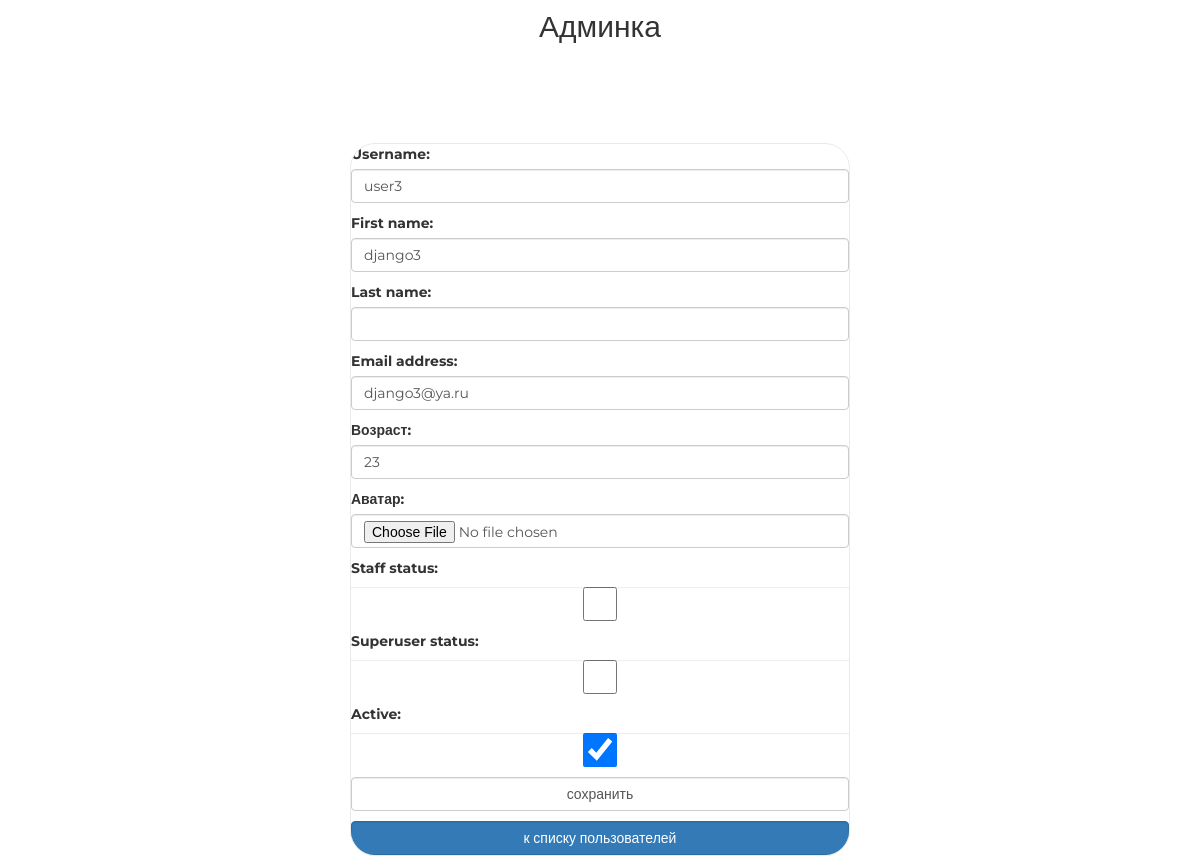
/myadmin/user/update/4/ (signed in), run on an earlier commit of the app's database.
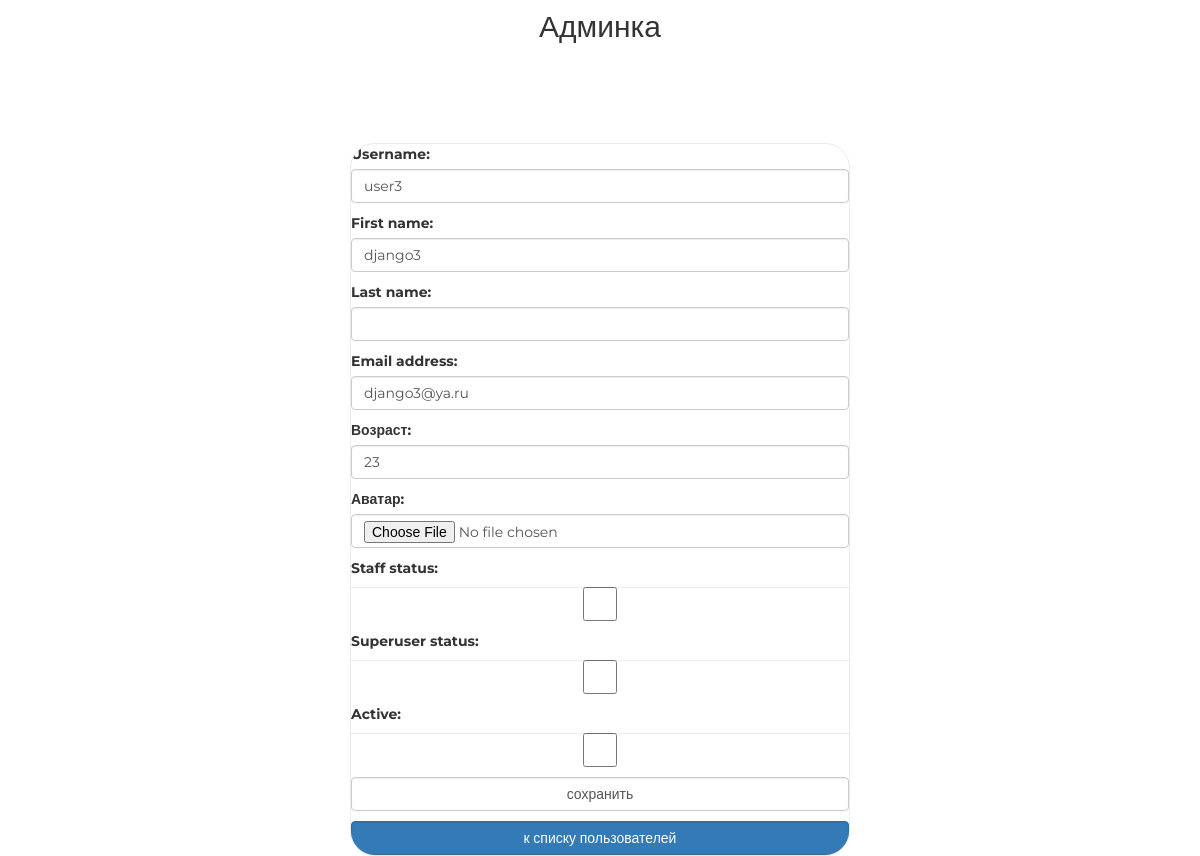
And on a later commit of the database.
### authapp/models.py (models this page shows, shortened)
class ShopUser(AbstractUser):
    age = models.PositiveIntegerField('возраст', null=True)
    avatar = models.ImageField('аватар', upload_to='avatars', blank=True)

### adminapp/views.py (the view)
# urls.py: path('user/update/<int:user_pk>/', adminapp.user_update, name='user_update'),
@user_passes_test(lambda x: x.is_superuser)
def user_update(request, user_pk):
    user = get_object_or_404(get_user_model(), pk=user_pk)
    if request.method == 'POST':
        user_form = AdminShopUserUpdateForm(request.POST, request.FILES, instance=user)
        if user_form.is_valid():
            user_form.save()
            return HttpResponseRedirect(reverse('myadmin:index'))
    else:
        user_form = AdminShopUserUpdateForm(instance=user)
    context = {
        'page_title': 'админка/пользователи/редактирование',
        'form': user_form
    }
    return render(request, 'adminapp/user_update.html', context)

### adminapp/forms.py (shortened to what this page needs)
class AdminShopUserUpdateForm(UserChangeForm):
    class Meta:
        model = get_user_model()
        fields = ('username', 'first_name', 'last_name', 'password',
                  'email', 'age', 'avatar',
                  'is_staff', 'is_superuser', 'is_active')
    def __init__(self, *args, **kwargs):
        super().__init__(*args, **kwargs)
        for field_name, field in self.fields.items():
            field.widget.attrs['class'] = f'form-control {field_name}'
            field.help_text = ''
            if field_name == 'password':
                field.widget = HiddenInput()

### adminapp/templates/adminapp/user_update.html (shortened to what this page needs)
{% extends 'adminapp/base.html' %}
{% load static %}
{% block container %}
    <div class="login">
        <form class="form-horizontal" method="post" enctype="multipart/form-data">
            {{ form.as_p }}
            <input class="form-control" type="submit" value="сохранить">
        </form>
        <a href="{% url 'myadmin:index' %}"
           class="btn btn-primary form-control last">
            к списку пользователей
        </a>
    </div>
{% endblock %}

What changed in the data, as far as the page shows it:
changed ShopUser "user3": is_active "☑" → "☐"
